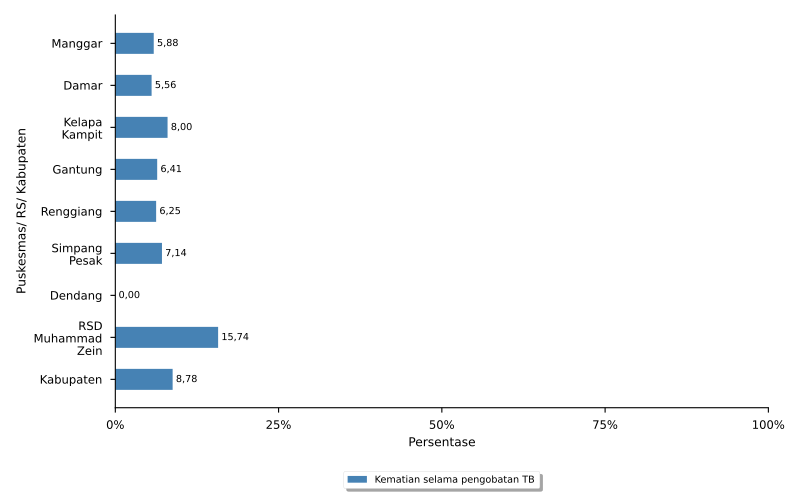

This chart was generated by the following Python code:
import numpy as np
import matplotlib.pyplot as plt
import pandas
from textwrap import wrap
from matplotlib.ticker import FuncFormatter
import locale
locale.setlocale(locale.LC_ALL, 'id_ID.UTF8')
plt.rcParams['pdf.fonttype'] = 42
plt.style.use('seaborn-paper')

import sys, os, inspect
currentdir = os.path.dirname(os.path.abspath(inspect.getfile(inspect.currentframe())))
parentdir = os.path.dirname(currentdir)
sys.path.insert(0, parentdir)

berkasData = currentdir +'\\bab_06_01c_dataKematianTB.csv'
berkasSimpan = currentdir +'\\bab_06_01c_kematianTB.pdf'
# judulDiagram = 'Cakupan Desa SBS\nTahun 2022'
sumbuX = 'Persentase'
sumbuY = 'Puskesmas/ RS/ Kabupaten'
labelBar1 = 'Kematian selama pengobatan TB'
tickerSumbuX = np.arange(0,110,25)

# read data file
colnames = ['puskesmas','kematianTB']
data = pandas.read_csv(berkasData, names=colnames, sep=';')
puskesmas = data.puskesmas.tolist()
bar1 = data.kematianTB.tolist()

ind = np.arange(len(puskesmas))  # the x locations for the groups
width = 0.5       # the width of the bars

# make bars
fig, ax = plt.subplots()
rects1 = ax.barh(ind, bar1, width, color='steelblue', label=labelBar1)

# add some text for labels, title and axes ticks
# ax.set_title(judulDiagram)
ax.set_xlabel(sumbuX)
ax.set_xticks(tickerSumbuX)
formatter = FuncFormatter(lambda x, pos: "{:n}%".format(x))
ax.xaxis.set_major_formatter(formatter)

ax.set_ylabel(sumbuY)
ax.set_yticks(ind)
ax.set_yticklabels(list([ '\n'.join(wrap(l, 10)) for l in puskesmas ]))
ax.invert_yaxis()

ax.tick_params(axis='both', which='major', labelsize='small')
#ax.grid(axis='y',ls='dashed')
ax.spines['top'].set_visible(False)
ax.spines['right'].set_visible(False)

# make legend box
box = ax.get_position()
ax.set_position([box.x0, box.y0 + box.height * 0.1, box.width, box.height * 0.9])
ax.legend(fontsize='x-small', loc='upper center', bbox_to_anchor=(0.5, -0.15), fancybox=True, shadow=True, ncol=1)

# add data labels
for i, v in enumerate(bar1):
    ax.text(v+0.5, i, locale.format_string("%.2f", v), ha='left', va='center', fontsize='x-small')

# finishing
pyrfig = plt.figure(1)
pyrfig.set_figwidth(8)
pyrfig.set_figheight(5)
# tight_layout to make consistent size
# adjust subplot to make room for legend
fig.subplots_adjust(bottom=0.15)
plt.tight_layout()
plt.savefig(berkasSimpan)
plt.close(pyrfig)
#plt.show()
